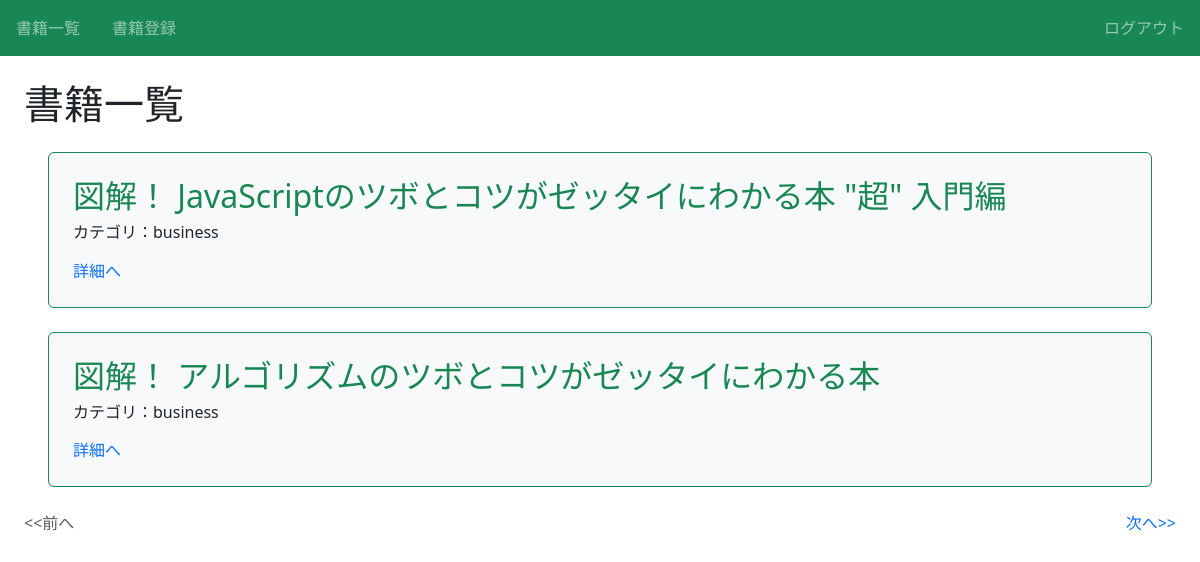
Page /book/ (signed in) on the committed database.
### book/models.py (models this page shows, shortened)
class Book(models.Model):
    title = models.CharField(max_length=100)
    text = models.TextField()
    thumbnail = models.ImageField(null=True, blank=True)
    category = models.CharField(
        max_length=100,
        choices = CATEGORY
        )
    user = models.ForeignKey('auth.User', on_delete=models.CASCADE)

### book/views.py (the view)
# urls.py: path('book/', views.ListBookView.as_view(), name='list-book'),
class ListBookView(LoginRequiredMixin, ListView):
    template_name = 'book/book_list.html'
    model = Book
    paginate_by = ITEM_PER_PAGE

### book/templates/book/book_list.html (shortened to what this page needs)
{% extends 'base.html' %}
{% block h1 %}書籍一覧{% endblock %}
{% block content %}
  {% for item in object_list %}
    <div class="p-4 m-4 bg-light border border-success rounded">
      <h2 class="text-success">{{ item.title }}</h2>
      <h6>カテゴリ：{{ item.category }}</h6>
      <div class="mt-3">
        <a href="{% url 'detail-book' item.pk %}">詳細へ</a>
      </div>
    </div>
  {% endfor %}
  {% include 'book/components/pagination.html' %}
{% endblock %}

### book/static/book/css/style.css (style rules this page uses)
a { text-decoration: none; }

### rows in the picture
Book: title "図解！ JavaScriptのツボとコツがゼッタイにわかる本 \"超\" 入門編", category "business"
Book: title "図解！ アルゴリズムのツボとコツがゼッタイにわかる本", category "business"
